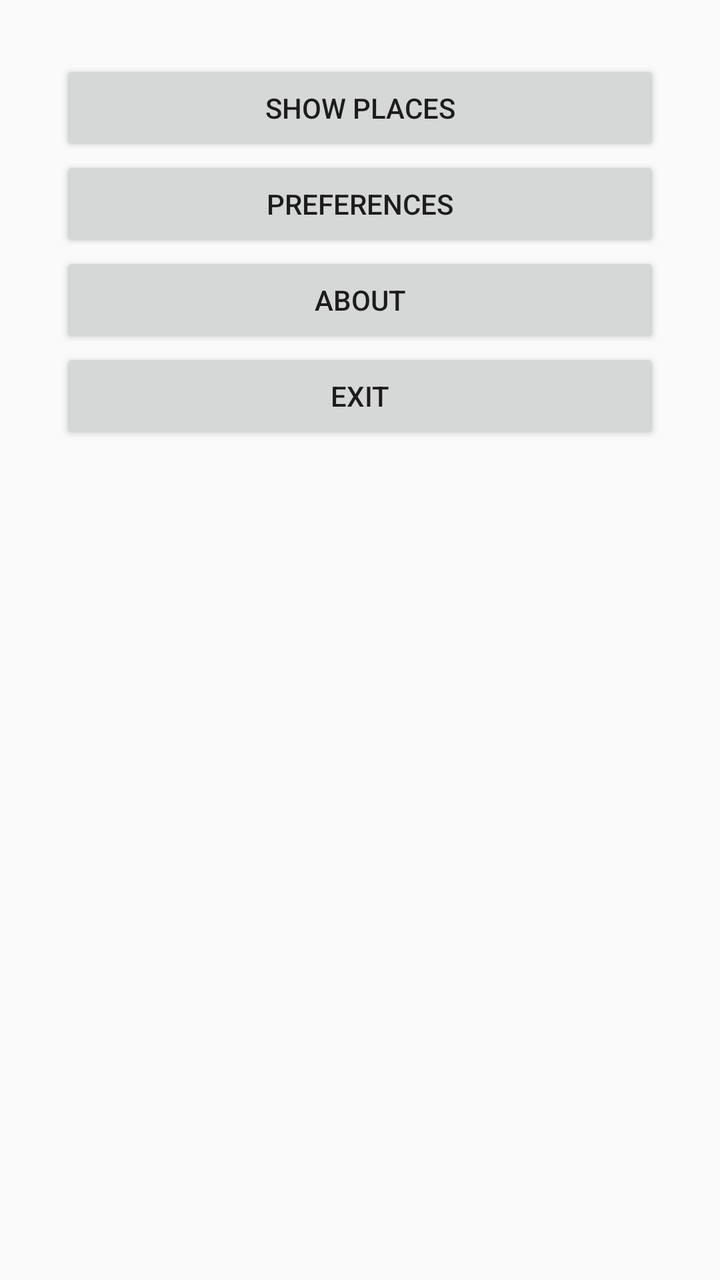
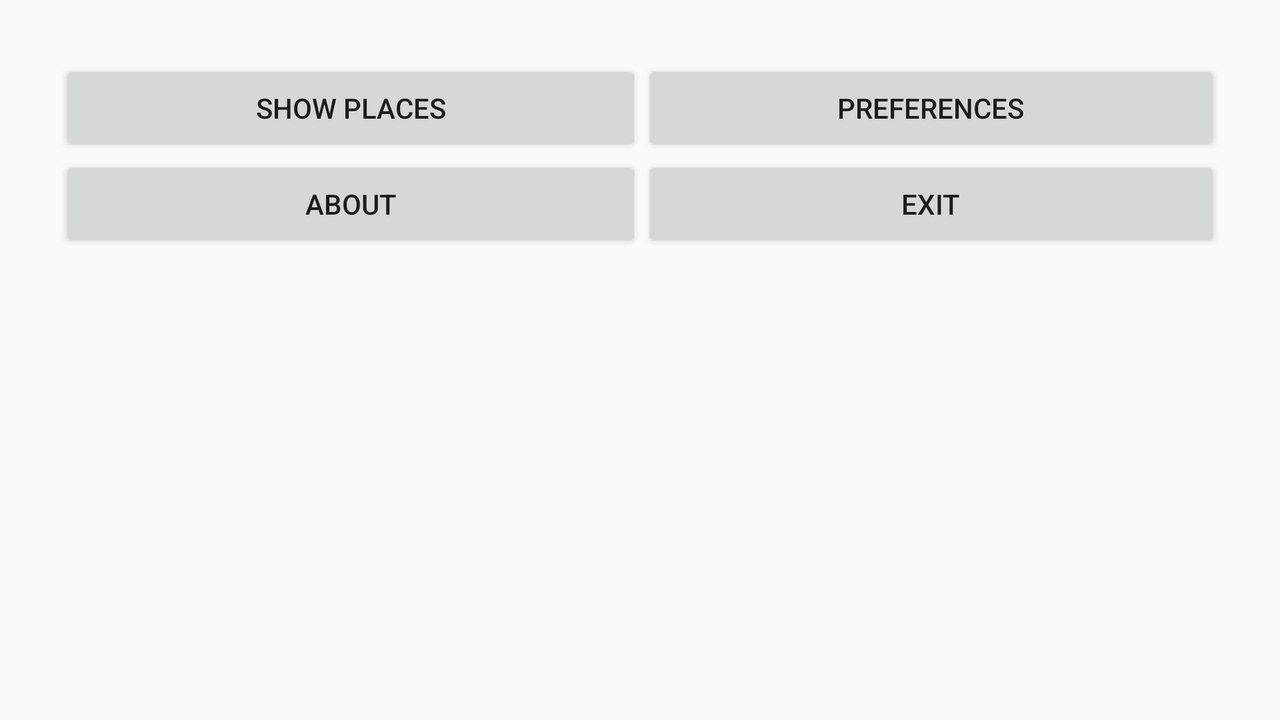

The same Android screen from two of the app's own layout files: first res/layout/ as a phone draws it, then the repository's variant for another configuration, drawn on a device whose configuration selects that folder. Both files follow.
<!-- AndroidManifest.xml: application theme AppTheme -->
<!-- res/layout/content_main.xml -->
<?xml version="1.0" encoding="utf-8"?>
<android.support.v4.widget.NestedScrollView xmlns:android="http://schemas.android.com/apk/res/android"
    xmlns:app="http://schemas.android.com/apk/res-auto"
    xmlns:tools="http://schemas.android.com/tools"
    android:layout_width="match_parent"
    android:layout_height="match_parent"
    app:layout_behavior="@string/appbar_scrolling_view_behavior"
    tools:context=".MainActivity"
    tools:showIn="@layout/activity_main">

    <LinearLayout
        android:layout_width="match_parent"
        android:layout_height="match_parent"
        android:padding="@dimen/buttons_margin"
        android:orientation="vertical">

        <Button
            android:id="@+id/btn_showPlaces"
            android:layout_width="match_parent"
            android:layout_height="wrap_content"
            android:text="@string/btn_showPlaces"/>

        <Button
            android:id="@+id/btn_preferences"
            android:layout_width="match_parent"
            android:layout_height="wrap_content"
            android:text="@string/btn_preferences"/>

        <Button
            android:id="@+id/btn_about"
            android:layout_width="match_parent"
            android:layout_height="wrap_content"
            android:onClick="launchAbout"
            android:text="@string/btn_about"/>

        <Button
            android:id="@+id/btn_exit"
            android:layout_width="match_parent"
            android:layout_height="wrap_content"
            android:text="@string/btn_exit"/>

    </LinearLayout>

</android.support.v4.widget.NestedScrollView>
<!-- resources referenced by this layout -->
<resources>
  <dimen name="buttons_margin">30dp</dimen>
  <string name="btn_about">ABOUT</string>
  <string name="btn_exit">EXIT</string>
  <string name="btn_preferences">PREFERENCES</string>
  <string name="btn_showPlaces">SHOW PLACES</string>
  <style name="AppTheme" parent="Theme.AppCompat.Light.DarkActionBar">
          
          <item name="colorPrimary">@color/colorPrimary</item>
          <item name="colorPrimaryDark">@color/colorPrimaryDark</item>
          <item name="colorAccent">@color/colorAccent</item>
  
          
      </style>
</resources>
<!-- res/layout-land/content_main.xml (the repository's variant of the layout above) -->
<!-- drawn on the phone turned sideways -->
<?xml version="1.0" encoding="utf-8"?>
<android.support.v4.widget.NestedScrollView xmlns:android="http://schemas.android.com/apk/res/android"
    xmlns:app="http://schemas.android.com/apk/res-auto"
    xmlns:tools="http://schemas.android.com/tools"
    android:layout_width="match_parent"
    android:layout_height="match_parent"
    app:layout_behavior="@string/appbar_scrolling_view_behavior"
    tools:context=".MainActivity"
    tools:showIn="@layout/activity_main">

    <LinearLayout
        android:layout_width="match_parent"
        android:layout_height="match_parent"
        android:padding="@dimen/buttons_margin"
        android:orientation="vertical">

        <TableLayout
            android:layout_width="match_parent"
            android:layout_height="wrap_content"
            android:gravity="center"
            android:stretchColumns="*">

            <TableRow>
                <Button
                    android:id="@+id/btn_showPlaces"
                    android:layout_width="match_parent"
                    android:layout_height="wrap_content"
                    android:text="@string/btn_showPlaces"/>

                <Button
                    android:id="@+id/btn_preferences"
                    android:layout_width="match_parent"
                    android:layout_height="wrap_content"
                    android:text="@string/btn_preferences"/>
            </TableRow>
            <TableRow>
                <Button
                    android:id="@+id/btn_about"
                    android:layout_width="match_parent"
                    android:layout_height="wrap_content"
                    android:onClick="launchAbout"
                    android:text="@string/btn_about"/>

                <Button
                    android:id="@+id/btn_exit"
                    android:layout_width="match_parent"
                    android:layout_height="wrap_content"
                    android:text="@string/btn_exit"/>
            </TableRow>

        </TableLayout>





    </LinearLayout>

</android.support.v4.widget.NestedScrollView>
